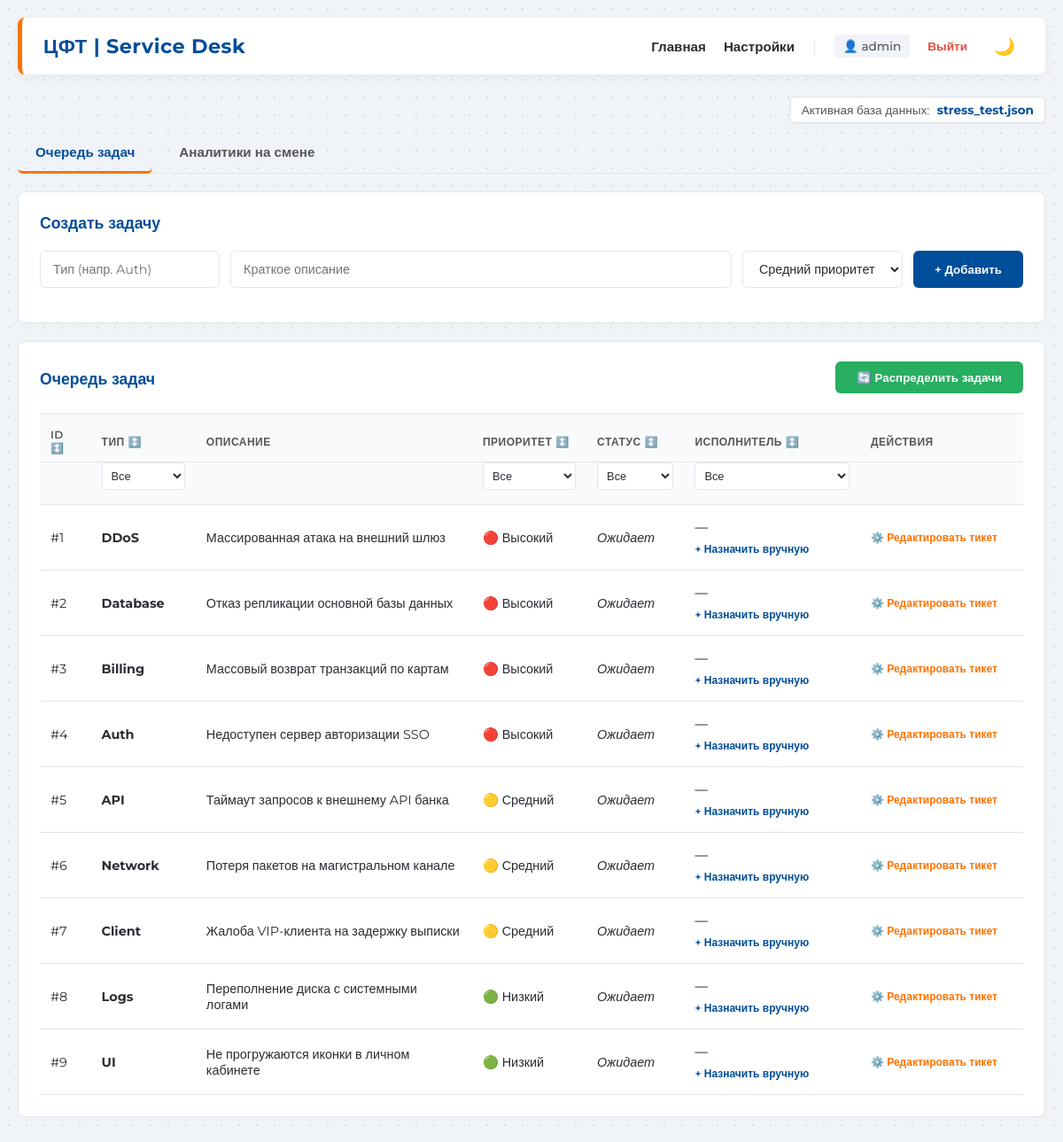
The page / (signed in) on the database its author committed.
### tables this page shows
CREATE TABLE tasks (
            id INTEGER PRIMARY KEY AUTOINCREMENT,
            task_type TEXT NOT NULL,
            description TEXT,
            priority TEXT NOT NULL,
            status TEXT NOT NULL DEFAULT 'Ожидает',
            analyst_id INTEGER,
            created_at TIMESTAMP DEFAULT CURRENT_TIMESTAMP
        );

### app/__init__.py (the view, shortened to what this page needs)
    @app.route('/', methods=['GET', 'POST'])
    def home():
        conn = get_db()
        analysts = conn.execute('SELECT * FROM analysts').fetchall()
        role = session.get('role')
        user_name = session.get('user_name')
        if role == 'admin':
            tasks = conn.execute('''
                SELECT tasks.*, analysts.name as analyst_name
                FROM tasks
                LEFT JOIN analysts ON tasks.analyst_id = analysts.id
            ''').fetchall()
        current_scenario = get_current_scenario()
        return render_template('index.html', analysts=analysts, tasks=tasks, current_scenario=current_scenario)

### app/__init__.py (called while the page is built)
def get_db():
    db_path = os.path.join(os.path.dirname(__file__), '..', 'instance', 'app.db')
    conn = sqlite3.connect(db_path)
    conn.row_factory = sqlite3.Row
    return conn

def get_current_scenario():
    if os.path.exists('current_scenario.txt'):
        with open('current_scenario.txt', 'r', encoding='utf-8') as f:
            return f.read().strip()
    return "Не выбрана (Ручной режим)"

### app/templates/index.html (shortened to what this page needs)
{% extends "base.html" %}
{% block content %}
    <div style="display: flex; justify-content: flex-end; margin-bottom: 10px;">
        <span style="font-size: 0.85rem; color: var(--cft-text-muted); background: var(--cft-card-bg); padding: 6px 12px; border-radius: 6px; border: 1px solid var(--cft-border); box-shadow: 0 1px 3px rgba(0,0,0,0.05);">
            Активная база данных: <strong style="color: var(--cft-blue); margin-left: 5px;">{{ current_scenario }}</strong>
        </span>
    </div>
    {% if session.get('role') == 'admin' %}
    <div class="tabs">
        <button class="tab-btn active" onclick="switchTab('tasks-tab', this)">Очередь задач</button>
        <button class="tab-btn" onclick="switchTab('analysts-tab', this)">Аналитики на смене</button>
    </div>
    {% endif %}
    <div id="tasks-tab" class="tab-content active">
        {% if session.get('role') == 'admin' %}
        <div class="card">
            <h2>Создать задачу</h2>
            <form action="/" method="post" class="form-group">
                <input type="text" name="task_type" placeholder="Тип (напр. Auth)" required>
                <input type="text" name="description" placeholder="Краткое описание" style="flex-grow: 1;">
                <select name="priority">
                    <option value="medium" selected>Средний приоритет</option>
                </select>
                <button type="submit">+ Добавить</button>
            </form>
        </div>
        {% endif %}
        <div class="card">
            <div style="display: flex; justify-content: space-between; align-items: center; margin-bottom: 20px;">
                <h2 style="margin-bottom: 0;">Очередь задач</h2>
                {% if session.get('role') == 'admin' %}
                <form action="/distribute" method="post" style="margin: 0;">
                    <button type="submit" class="btn-success" style="transform: translateY(-2px);">🔄 Распределить задачи</button>
                </form>
                {% endif %}
            </div>
            <table id="tasks-table">
                <thead>
                    <tr class="header-row">
                        <th><div class="th-content" onclick="sortTasksTable(0)" title="Сортировать по ID">ID ↕️</div></th>
                        <th><div class="th-content" onclick="sortTasksTable(1)" title="Сортировать по типу">Тип ↕️</div></th>
                        <th>Описание</th>
                        <th><div class="th-content" onclick="sortTasksTable(3)" title="Сортировать по приоритету">Приоритет ↕️</div></th>
                        <th><div class="th-content" onclick="sortTasksTable(4)" title="Сортировать по статусу">Статус ↕️</div></th>
                        <th><div class="th-content" onclick="sortTasksTable(5)" title="Сортировать по исполнителю">Исполнитель ↕️</div></th>
                        <th>Действия</th>
                    </tr>
                    <tr class="filters-row">
                        <th></th>
                        <th>
                            <select class="filter-select" data-col="1" onchange="applyFilters()">
                                <option value="all">Все</option>
                            </select>
                        </th>
                        <th></th>
                        <th>
                            <select class="filter-select" data-col="3" onchange="applyFilters()">
                                <option value="all">Все</option>
                            </select>
                        </th>
                        <th>
                            <select class="filter-select" data-col="4" onchange="applyFilters()">
                                <option value="all">Все</option>
                            </select>
                        </th>
                        <th>
                            <select class="filter-select" data-col="5" onchange="applyFilters()">
                                <option value="all">Все</option>
                            </select>
                        </th>
                        <th></th>
                    </tr>
                </thead>
                <tbody>
                    {% for task in tasks %}
                    <tr>
                        <td>#{{ task['id'] }}</td>
                        <td><strong>{{ task['task_type'] }}</strong></td>
                        <td>{{ task['description'] }}</td>
                        <td>
                            {% if task['priority'] == 'high' %}🔴 Высокий
                            {% elif task['priority'] == 'medium' %}🟡 Средний
                            {% else %}🟢 Низкий{% endif %}
                        </td>
                        <td><em>{{ task['status'] }}</em></td>
                        <td>
                            <div style="font-weight: 500;">{{ task['analyst_name'] if task['analyst_name'] else '—' }}</div>
                            {% if task['status'] == 'Ожидает' and session.get('role') == 'admin' %}
                            <div style="position: relative; margin-top: 8px;">
                                <details class="dropdown-details">
                                    <summary style="font-size: 0.75rem; color: var(--cft-blue); cursor: pointer; font-weight: 600; list-style: none;">+ Назначить вручную</summary>
                                </details>
                            </div>
                            {% endif %}
                        </td>
                        <td style="min-width: 160px;">
                            {% if session.get('role') == 'admin' and task['status'] == 'Ожидает' %}
                            <div style="position: relative;">
                                <details class="dropdown-details">
                                    <summary style="font-size: 0.75rem; color: var(--cft-orange); cursor: pointer; font-weight: 600; list-style: none;">⚙️ Редактировать тикет</summary>
                                </details>
                            </div>
                            {% endif %}
                        </td>
                    </tr>
                    {% else %}
                    <tr>
                        <td colspan="7" style="text-align: center; color: var(--cft-text-muted);">Задач пока нет.</td>
                    </tr>
                    {% endfor %}
                </tbody>
            </table>
        </div>
    </div>
{% endblock %}

### app/templates/base.html (style rules this page uses)
:root { --cft-blue: #004D99; --cft-orange: #FF7300; --cft-bg: #F0F3F7; --cft-text: #2B2D33; --cft-text-muted: #555555; --cft-border: #E1E5EB; --cft-card-bg: #FFFFFF; --cft-table-header: #F8FAFC; --cft-hover-bg: #F8FAFC; --cft-input-bg: #FFFFFF; --cft-pattern: radial-gradient(#d5dbe4 1px, transparent 1px); }
body { font-family: 'Montserrat', sans-serif; background-color: var(--cft-bg); color: var(--cft-text); margin: 0; padding: 20px; background-image: var(--cft-pattern); background-size: 20px 20px; transition: background-color 0.3s, color 0.3s; }
.card { background: var(--cft-card-bg); border-radius: 8px; padding: 24px; margin-bottom: 20px; box-shadow: 0 2px 10px rgba(0,0,0,0.02); border: 1px solid var(--cft-border); transition: transform 0.3s cubic-bezier(0.16, 1, 0.3, 1), box-shadow 0.3s ease, background-color 0.3s ease, border-color 0.3s; }
h1, h2, h3 { color: var(--cft-blue); margin-top: 0; font-weight: 600; transition: color 0.3s; }
h2 { font-size: 1.1rem; margin-bottom: 20px; }
.tabs { margin-bottom: 20px; display: flex; gap: 10px; border-bottom: 1px solid var(--cft-border); padding-bottom: 0; }
.tab-btn { background-color: transparent; color: var(--cft-text-muted); border: none; border-bottom: 3px solid transparent; padding: 12px 20px; cursor: pointer; font-weight: 600; font-size: 0.95rem; font-family: inherit; transition: all 0.2s ease; position: relative; top: 1px; }
.tab-btn.active { color: var(--cft-blue); border-bottom: 3px solid var(--cft-orange); }
.tab-content { display: none; }
.tab-content.active { display: block; animation: slideUpFade 0.4s cubic-bezier(0.16, 1, 0.3, 1) forwards; }
table { width: 100%; border-collapse: collapse; font-size: 0.9rem; }
th, td { padding: 16px 12px; text-align: left; border-bottom: 1px solid var(--cft-border); transition: background-color 0.2s ease, border-color 0.3s; }
th { background-color: var(--cft-table-header); color: var(--cft-text-muted); font-weight: 600; text-transform: uppercase; font-size: 0.75rem; letter-spacing: 0.5px; border-top: 1px solid var(--cft-border); }
input, select, textarea { padding: 10px 14px; border: 1px solid var(--cft-border); border-radius: 6px; font-family: inherit; font-size: 0.9rem; background-color: var(--cft-input-bg); color: var(--cft-text); outline: none; transition: border-color 0.2s, box-shadow 0.2s, background-color 0.3s, color 0.3s; }
button, .btn-success, .btn-warning { background-color: var(--cft-blue); color: white; border: none; padding: 10px 24px; border-radius: 6px; cursor: pointer; font-weight: 600; font-family: inherit; transition: all 0.2s cubic-bezier(0.16, 1, 0.3, 1); }
.btn-success { background-color: #27ae60; }
.form-group { display: flex; gap: 12px; margin-bottom: 15px; }

### app/templates/index.html (style rules this page uses)
.filter-select { width: 100%; padding: 6px; font-size: 0.8rem; border: 1px solid var(--cft-border); border-radius: 4px; background-color: var(--cft-input-bg); color: var(--cft-text); cursor: pointer; outline: none; font-family: inherit; }
.th-content { cursor: pointer; display: inline-block; }
.header-row th { border-bottom: none; padding-bottom: 8px; }
.filters-row th { padding-top: 0; }

### rows shown on the page
tasks: id "1", task_type "DDoS", description "Массированная атака на внешний шлюз", priority "🔴 Высокий", status "Ожидает", task "—"
tasks: id "2", task_type "Database", description "Отказ репликации основной базы данных", priority "🔴 Высокий", status "Ожидает", task "—"
tasks: id "3", task_type "Billing", description "Массовый возврат транзакций по картам", priority "🔴 Высокий", status "Ожидает", task "—"
tasks: id "4", task_type "Auth", description "Недоступен сервер авторизации SSO", priority "🔴 Высокий", status "Ожидает", task "—"
tasks: id "5", task_type "API", description "Таймаут запросов к внешнему API банка", priority "🟡 Средний", status "Ожидает", task "—"
tasks: id "6", task_type "Network", description "Потеря пакетов на магистральном канале", priority "🟡 Средний", status "Ожидает", task "—"
tasks: id "7", task_type "Client", description "Жалоба VIP-клиента на задержку выписки", priority "🟡 Средний", status "Ожидает", task "—"
tasks: id "8", task_type "Logs", description "Переполнение диска с системными логами", priority "🟢 Низкий", status "Ожидает", task "—"
tasks: id "9", task_type "UI", description "Не прогружаются иконки в личном кабинете", priority "🟢 Низкий", status "Ожидает", task "—"

### other values the page prints
{{ session.get('user_name') }} "admin"
{{ current_scenario }} "stress_test.json"
